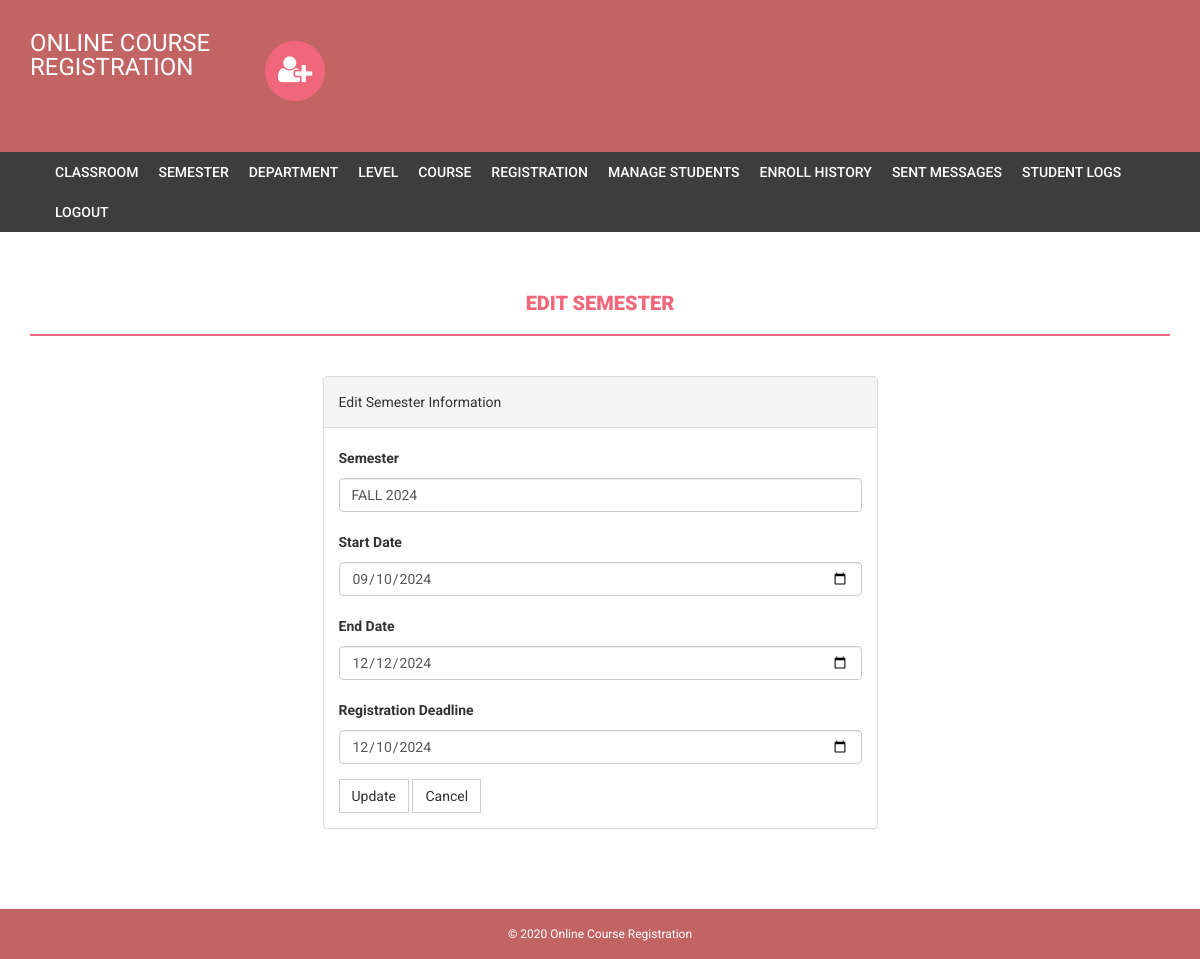
Page /admin/edit-semester.php?id=14 (signed in) on the committed database.
### tables this page shows
CREATE TABLE `semester` (
  `id` int(11) NOT NULL,
  `semester` varchar(255) NOT NULL,
  `creationDate` timestamp NOT NULL DEFAULT current_timestamp(),
  `updationDate` varchar(255) NOT NULL,
  `sdate` date NOT NULL,
  `edate` date NOT NULL,
  `status` enum('ongoing','concluded') DEFAULT 'ongoing',
  `registration_deadline` date DEFAULT NULL
);

### admin/edit-semester.php (the view, shortened to what this page needs)
<?php
include('includes/config.php');
if (strlen($_SESSION['alogin']) == 0) {
    header('location:index.php');
} else {
    if (isset($_GET['id']) && !empty($_GET['id'])) {
        $semesterId = $_GET['id'];
        $semesterQuery = mysqli_query($bd, "SELECT * FROM semester WHERE id = '$semesterId'");
        $semester = mysqli_fetch_assoc($semesterQuery);
    }
}
?>
<!DOCTYPE html>
<html xmlns="http://www.w3.org/1999/xhtml">
<head>
    <link href="assets/css/bootstrap.css" rel="stylesheet" />
    <link href="assets/css/font-awesome.css" rel="stylesheet" />
    <link href="assets/css/style.css" rel="stylesheet" />
</head>
<body>
<?php include('includes/header.php');?>
<?php if ($_SESSION['alogin'] != "") {
    include('includes/menubar.php');
} ?>
<div class="content-wrapper">
    <div class="container">
        <div class="row">
            <div class="col-md-12">
                <h1 class="page-head-line">Edit Semester</h1>
            </div>
        </div>
        <div class="row">
            <div class="col-md-3"></div>
            <div class="col-md-6">
                <div class="panel panel-default">
                    <div class="panel-heading">
                        Edit Semester Information
                    </div>
                    <div class="panel-body">
                        <form name="semester" method="post">
                            <div class="form-group">
                                <label for="semester">Semester</label>
                                <input type="text" class="form-control" id="semester" name="semester" value="<?php echo htmlentities($semester['semester']); ?>" required />
                            </div>
                            <div class="form-group">
                                <label for="sdate">Start Date</label>
                                <input type="date" class="form-control" id="sdate" name="sdate" value="<?php echo htmlentities($semester['sdate']); ?>" required />
                            </div>
                            <div class="form-group">
                                <label for="edate">End Date</label>
                                <input type="date" class="form-control" id="edate" name="edate" value="<?php echo htmlentities($semester['edate']); ?>" required />
                            </div>
                            <div class="form-group">
                                <label for="registration_deadline">Registration Deadline</label>
                                <input type="date" class="form-control" id="registration_deadline" name="registration_deadline" value="<?php echo htmlentities($semester['registration_deadline']); ?>" required />
                            </div>
                            <button type="submit" name="submit" class="btn btn-default">Update</button>
                            <a href="semester.php" class="btn btn-default">Cancel</a>
                        </form>
                    </div>
                </div>
            </div>
        </div>
    </div>
</div>
<?php include('includes/footer.php');?>
</body>
</html>

### admin/assets/css/style.css (style rules this page uses)
body { font-family: 'Roboto', sans-serif; line-height: 30px; }
.content-wrapper { margin-top: 40px; min-height: 600px; padding-bottom: 60px; }
.page-head-line { font-weight: 900; padding-bottom: 20px; border-bottom: 2px solid #F0677C; text-transform: uppercase; color: #F0677C; font-size: 20px; margin-bottom: 40px; }
.btn { border-radius: 0px; -webkit-border-radius: 0px; -moz-border-radius: 0px; }

### admin/includes/footer.php (style rules this page uses)
.col-md-12 { text-align: center; }

### rows in the picture
semester: semester "FALL 2024", sdate "09/10/2024", edate "12/12/2024", registration_deadline "12/10/2024"
